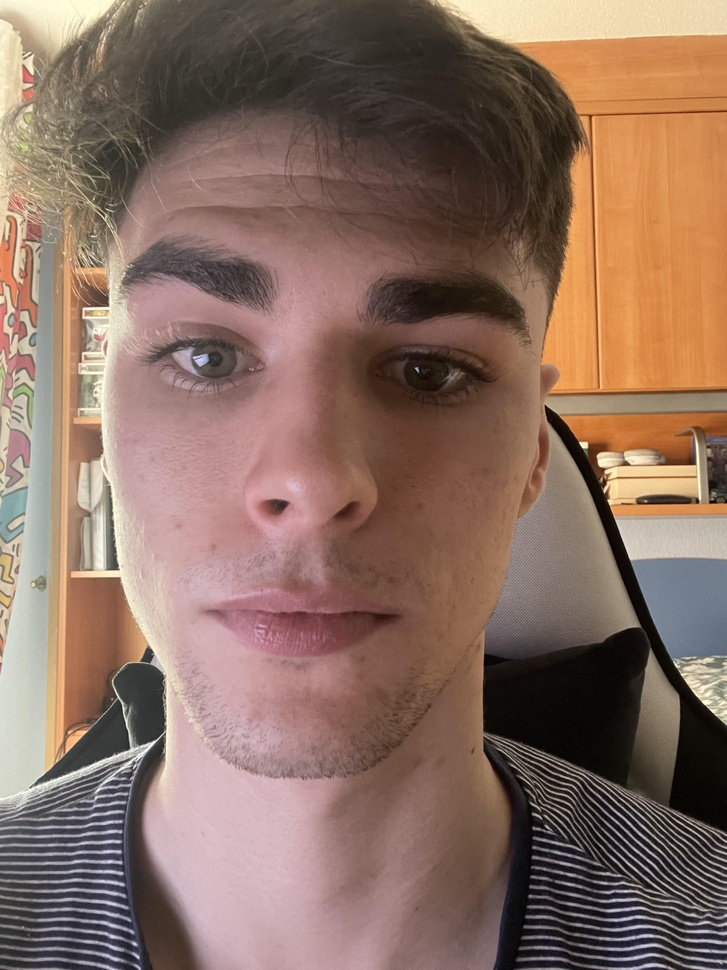
//> input picture images/face.jpg, 727 x 970 px, shrunk from 2316 x 3088 before the run, given in place of the camera
$ ./color_filter   (built with g++ and OpenCV 4)
//> lines starting //> are read from the running program, lines starting //| are printed output that depends on the picture; after the words box and inside, x2 and y2 are one past the last pixel; in counts of white or black regions, pixels touching at a corner belong together
#include <opencv2/opencv.hpp>
#include "opencv2/highgui/highgui.hpp"
#include "opencv2/imgproc/imgproc.hpp"
#include <iostream>

using namespace std;

int main( int argc, char** argv ) {

  cv::namedWindow( "Example 2-10", cv::WINDOW_AUTOSIZE );

  cv::VideoCapture cap;
  if (argc==1) {
    cap.open(0);           // open the first camera
  } else {
    cap.open(argv[1]);     //abre el video que le hayas indicado
  }
  if( !cap.isOpened() ) {  // check if we succeeded
    std::cerr << "Couldn't open capture." << std::endl;
    return -1;
  }
  cv::Mat rgb, hsv, mask_rojo1, mask_rojo2, mask_rojo, mask_rojo_vis;
  cv::Mat mask_naranja, mask_naranja_vis;
  cv::Mat mask_azul, mask_azul_vis;
  for(;;) {
    cap >> rgb;
//> rgb is the input picture: 970 rows x 727 cols, CV_8UC3; mean B, G, R 97.3, 110.6, 138

    if( rgb.empty() ) break;             // Ran out of film

    cv::cvtColor(rgb, hsv, cv::COLOR_BGR2HSV);
//> hsv: 970 rows x 727 cols, CV_8UC3; mean H, S, V 42.8, 79.8, 138.9

    mask_rojo_vis = cv::Mat::zeros( rgb.size(), CV_8UC3 );
    mask_naranja_vis = cv::Mat::zeros( rgb.size(), CV_8UC3 );
    mask_azul_vis = cv::Mat::zeros( rgb.size(), CV_8UC3 );

    cv::inRange(hsv, cv::Scalar(160, 100, 20, 0), cv::Scalar(179, 255, 255, 0), mask_rojo);
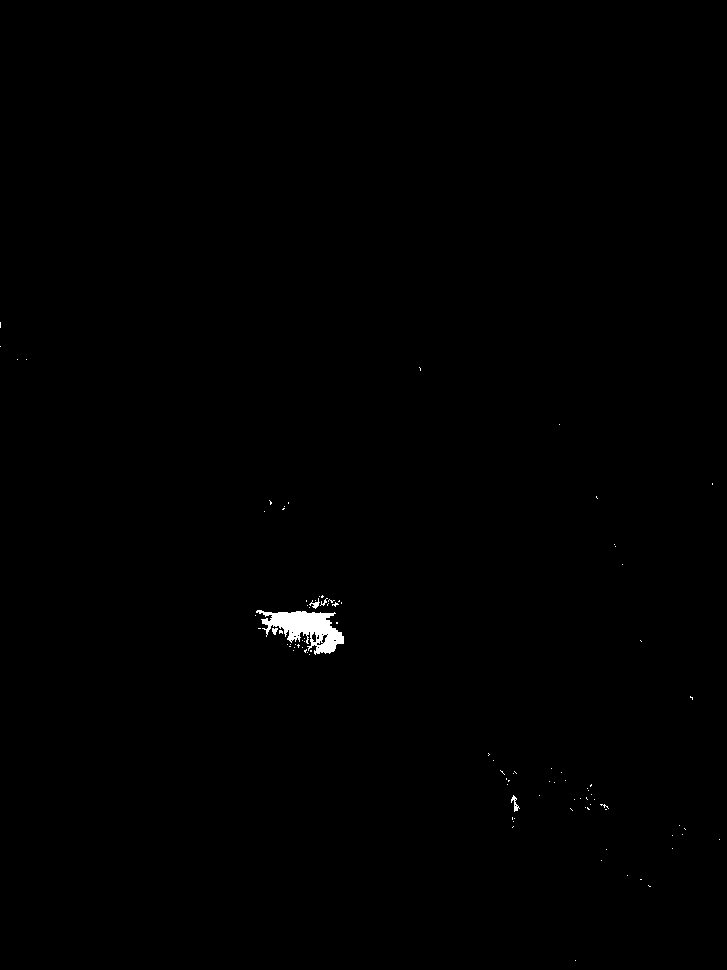
//> mask_rojo: 970 rows x 727 cols, CV_8UC1; 0.33% white; 97 white regions (92 under 20 px), largest, box (x1, y1, x2, y2) and area: (256, 610, 344, 655) 1939, (511, 795, 520, 812) 57, (309, 598, 320, 609) 46, (272, 628, 278, 635) 29, (320, 598, 328, 606) 22
    cv::bitwise_and(rgb, rgb, mask_rojo_vis, mask_rojo);

    cv::inRange(hsv, cv::Scalar(0, 100, 20, 0), cv::Scalar(35, 255, 255, 0), mask_naranja);
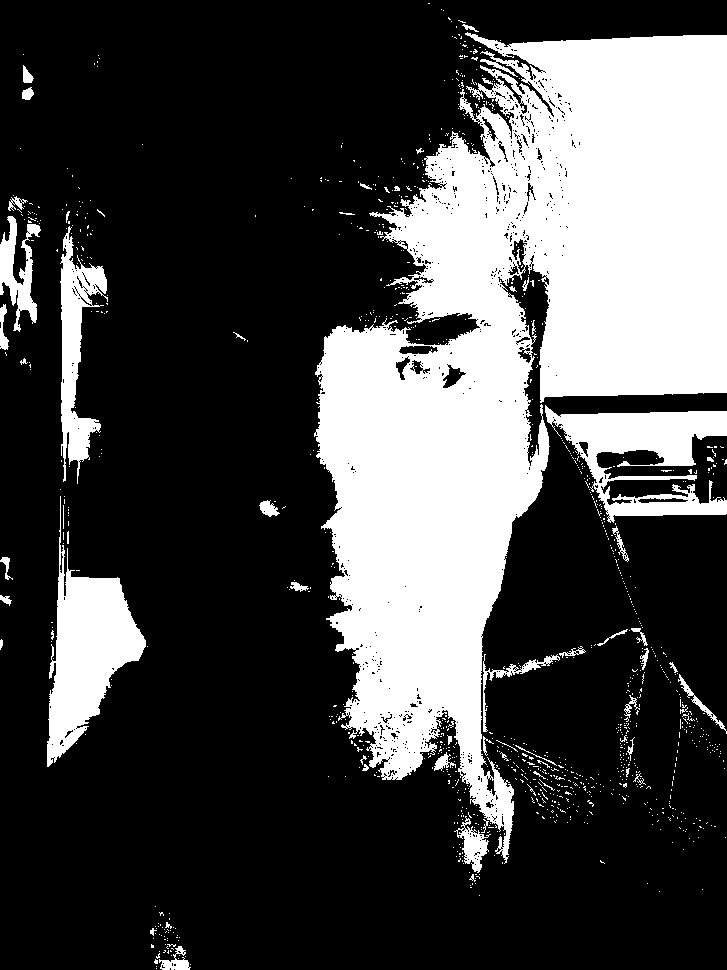
//> mask_naranja: 970 rows x 727 cols, CV_8UC1; 28.4% white; 1099 white regions (1037 under 20 px), largest, box (x1, y1, x2, y2) and area: (314, 32, 727, 864) 165443, (47, 496, 146, 767) 10975, (545, 405, 727, 523) 9578
    cv::bitwise_and(rgb, rgb, mask_naranja_vis, mask_naranja);
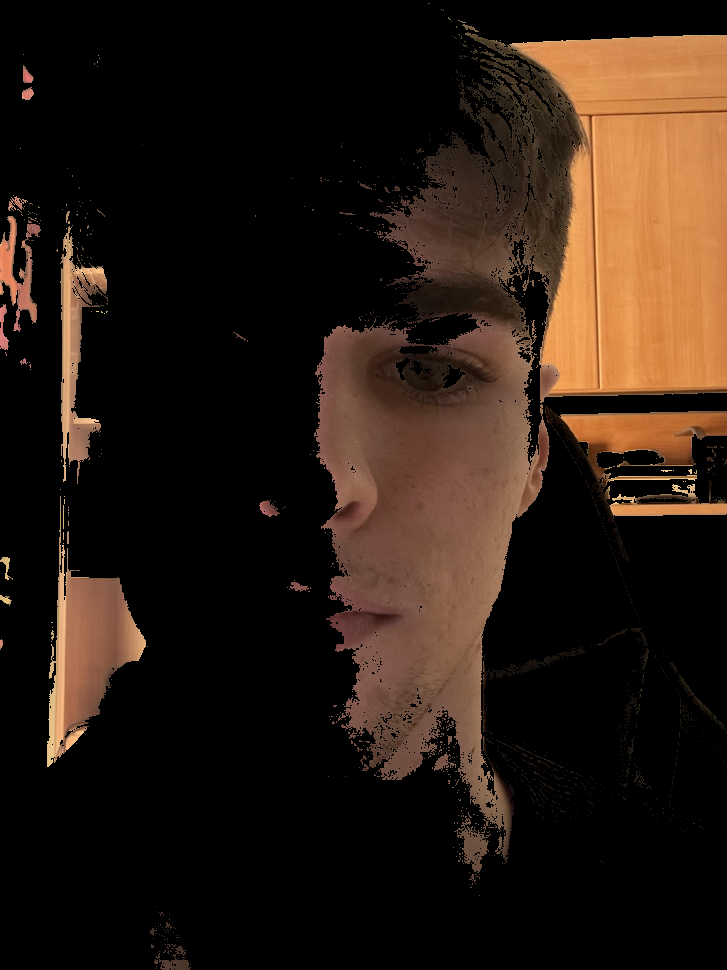
//> mask_naranja_vis: 970 rows x 727 cols, CV_8UC3; mean B, G, R 18.7, 27.8, 41.3

    cv::inRange(hsv, cv::Scalar(75, 100, 20, 0), cv::Scalar(140, 255, 255, 0), mask_azul);
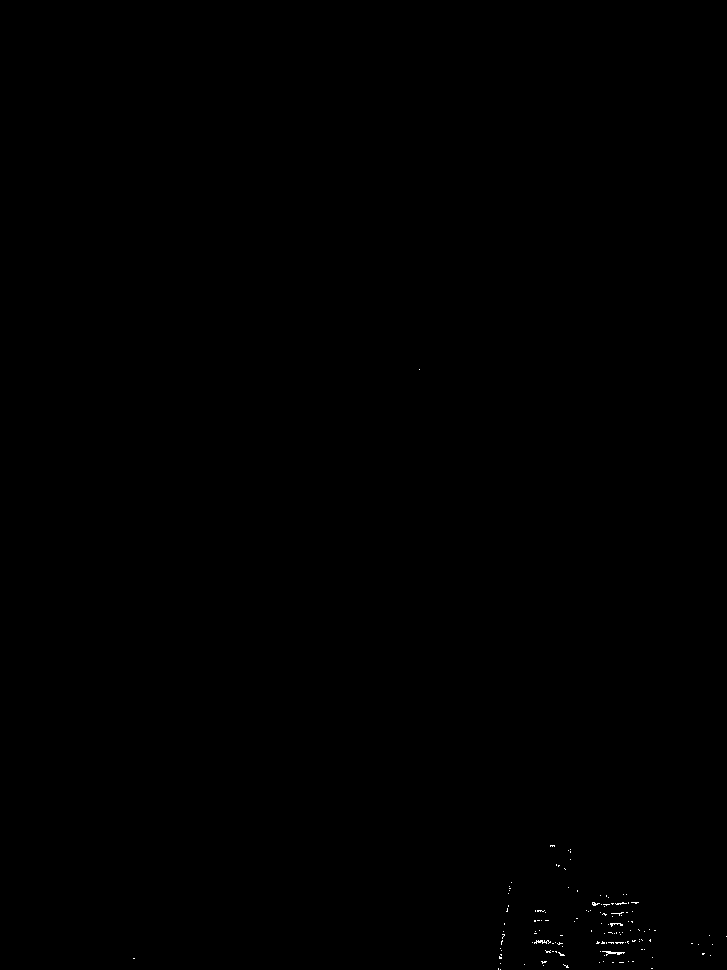
//> mask_azul: 970 rows x 727 cols, CV_8UC1; 0.07% white in thin lines or dots, all inside (x1, y1, x2, y2) = (133, 369, 727, 970)
    cv::bitwise_and(rgb, rgb, mask_azul_vis, mask_azul);

    std::vector<std::vector<cv::Point> > contours;
    std::vector<cv::Vec4i> jerarquia;

    std::vector<cv::Mat> all_masks = {mask_rojo,mask_naranja,mask_azul};
    int max_area_mask, second_max_area_mask, contour_max_index, second_contour_max_index;

    max_area_mask = 0;
    second_max_area_mask = 0;
    contour_max_index = 0;
    second_contour_max_index = 0;
    double max_area_size = 0;
    double second_max_area_size = 0;

    cv::Mat drawing_1, drawing_2;

    for(int i = 0; i < 3; i++){

      findContours( all_masks[i], contours, jerarquia, cv::RETR_EXTERNAL, cv::CHAIN_APPROX_SIMPLE, cv::Point(0,0));

      for( int j = 0; j < contours.size(); j++ )
      {
        if(cv::contourArea(contours[j]) > 500 && cv::contourArea(contours[j]) > max_area_size){
          max_area_mask = i;
          contour_max_index = j;
          max_area_size = cv::contourArea(contours[j]);
          drawing_1 = cv::Mat::zeros( rgb.size(), CV_8UC3 );
          cv::drawContours( drawing_1, contours, j, cv::Scalar(255,255,255), -1, cv::LINE_8);

        }else if(cv::contourArea(contours[j]) > 500 && cv::contourArea(contours[j]) > second_max_area_size && cv::contourArea(contours[j]) < max_area_size){
          second_max_area_mask = i;
          second_contour_max_index = j;
          second_max_area_size = cv::contourArea(contours[j]);
          drawing_2 = cv::Mat::zeros( rgb.size(), CV_8UC3 );
          cv::drawContours( drawing_2, contours, j, cv::Scalar(255,255,255), -1, cv::LINE_8);
        }
      }
    }
//> this loop made 3 passes
//> (max_area_mask, contour_max_index, max_area_size, second_max_area_mask, second_contour_max_index, second_max_area_size) on passes 1 to 3: (0, 67, 1821.5, 0, 0, 0), (1, 1082, 166420.5, 1, 785, 9159.5), (1, 1082, 166420.5, 1, 785, 9159.5)
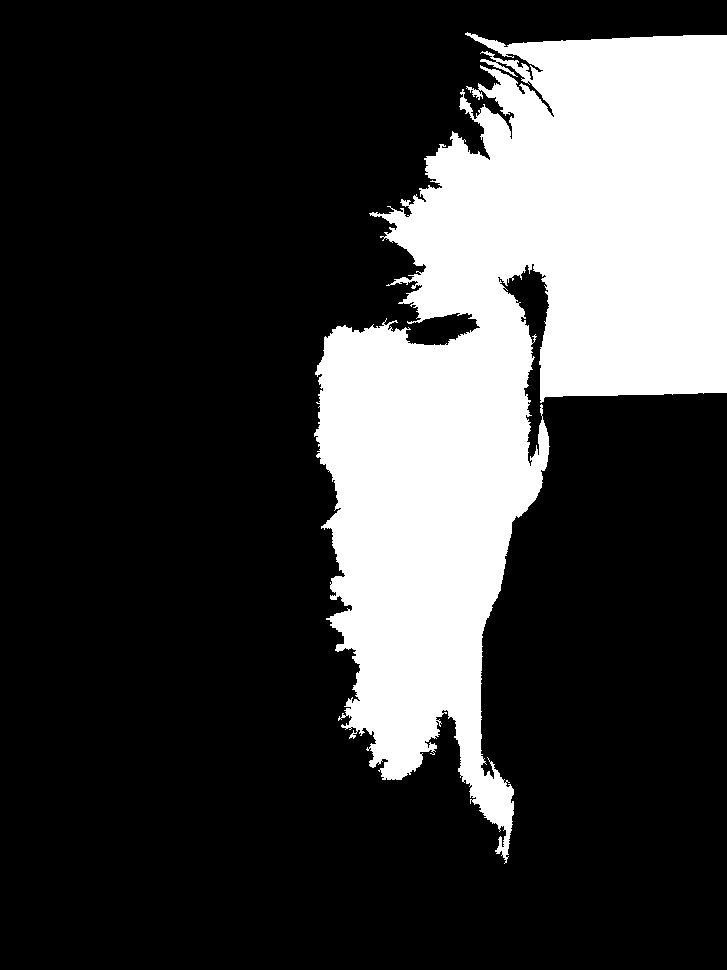
//> drawing_1: 970 rows x 727 cols, CV_8UC3; 24% white; 1 white region, box (x1, y1, x2, y2) and area: (314, 32, 727, 864) 169181
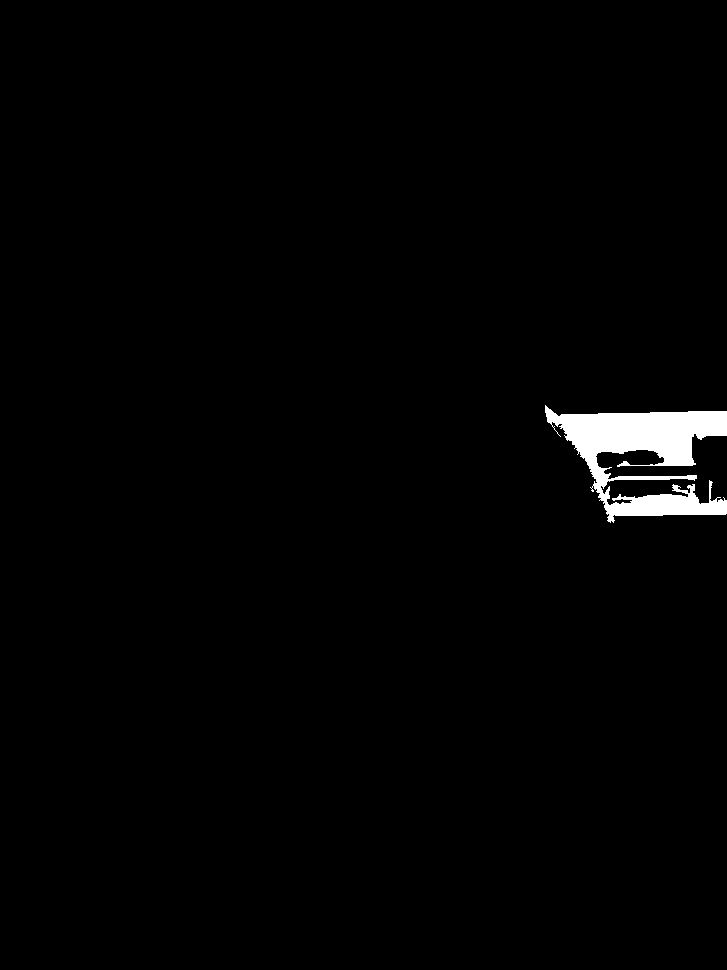
//> drawing_2: 970 rows x 727 cols, CV_8UC3; 1.4% white; 1 white region, box (x1, y1, x2, y2) and area: (545, 405, 727, 523) 9868
//> after the loop, jerarquia = 130 items, first 8: [1, -1, -1, -1], [2, 0, -1, -1], [3, 1, -1, -1], [4, 2, -1, -1], [5, 3, -1, -1], [6, 4, -1, -1], [7, 5, -1, -1], [8, 6, -1, -1]; max_area_mask = 1; contour_max_index = 1082; max_area_size = 166420.5; second_max_area_mask = 1; second_contour_max_index = 785; second_max_area_size = 9159.5
    printf("mask 1 %d, mask 2 %d", max_area_mask, second_max_area_mask);
//| mask 1 1, mask 2 1
    // [5 lines of commented-out code are left out]

    cv::namedWindow( "rojo", cv::WINDOW_AUTOSIZE );
    cv::imshow( "rojo", mask_rojo_vis);

    cv::namedWindow( "azul", cv::WINDOW_AUTOSIZE );
    cv::imshow( "azul", mask_azul_vis);

    cv::namedWindow( "naranja", cv::WINDOW_AUTOSIZE );
    cv::imshow( "naranja", mask_naranja_vis);

    // [19 lines of commented-out code are left out]
    cv::waitKey( 30 );
    if( (char) cv::waitKey(33) >= 0 ) break; //salir presionando escape
//> the Esc key is pressed
  }

  return 0;
}
